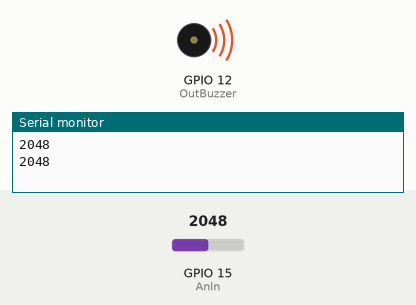
Bench run of a program on a simulated ESP32. On the bench: buzzer (waves = sounding, pin HIGH), the last lines printed to the serial monitor. The inputs (shaded band) are chosen by the test bench; at power-on: GPIO 15 (AnIn) = 2048.

Above: at 1.8 s.
1.9 s: GPIO 15 (AnIn) set to 1949
At 2.5 s:
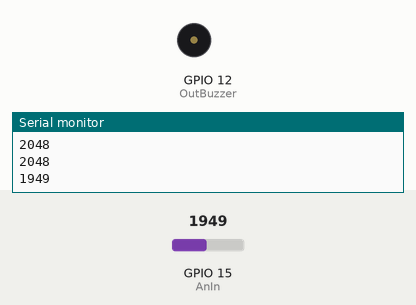
3.5 s: GPIO 15 (AnIn) set to 2040
At 5.2 s:
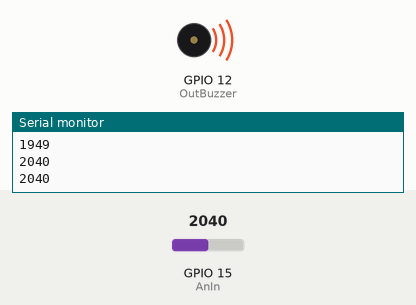
5.5 s: GPIO 15 (AnIn) set to 1960
At 6.8 s:
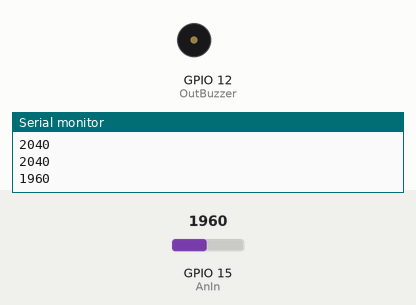
Timing chart, 0 to 8.5 s (numbered marks = the images above; inputs shaded):
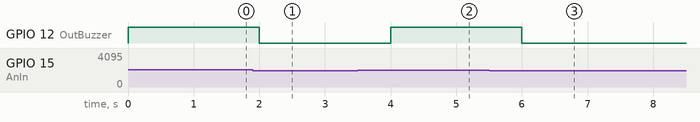

The program:

main.cpp
```cpp
#include <Arduino.h>

// put function declarations here:
int myFunction(int, int);
const int AnIn = 15; // moisutre sensor
const int OutBuzzer = 12; // or diode
int moisture = 0;

void setup() {
  Serial.begin(115200);
  pinMode(OutBuzzer, OUTPUT);
  digitalWrite(OutBuzzer, LOW);

}


void loop() {
  // put your main code here, to run repeatedly:
  moisture = analogRead(AnIn);
  Serial.println(moisture);
  if(moisture > 2000){
    digitalWrite(OutBuzzer, HIGH);
  }
  else{
    digitalWrite(OutBuzzer, LOW);
  }
  delay(1000);
}

// put function definitions here:
int myFunction(int x, int y) {
  return x + y;
}
```

Measured:
- the behaviour switches between 2001 and 2000 on GPIO 15 (AnIn) (found by bisection; images 0 and 1)
- after the input at 1.9 s, GPIO 12 (OutBuzzer): HIGH → LOW after 0.10 s
- after the input at 3.5 s, GPIO 12 (OutBuzzer): LOW → HIGH after 0.50 s
- after the input at 5.5 s, GPIO 12 (OutBuzzer): HIGH → LOW after 0.50 s
